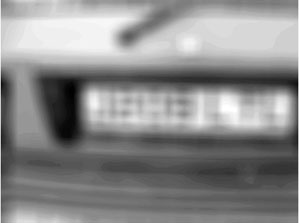
%> input picture homework_4/matlab/part2/blurredplate.jpg, 299 x 223 px
$ octave Test_deblur.m   (GNU Octave 9; MATLAB toolbox functions it lacks are replaced by stand-ins)
%> lines starting %> are read from the running program, lines starting %| are printed output that depends on the picture; in (x1, y1, x2, y2) boxes, pixels count from 0 and x2, y2 are one past the last pixel; in counts of white or black regions, pixels touching at a corner belong together; the program's own positions count from 1
% % % % % % % % % % % % % % % % % % % % % % % % % % % % % % % % % % % % % %
% % % EE556 - MATHMATICS OF DATA  % % % % % % % % % % % % FALL 2017 % % % %
% % % % % % % % % % % % % % % % % % % % % % % % % % % % % % % % % % % % % %
% BLIND DECONVOLUTION BY CONVEX PROGRAMMING % % % % % % % % % % % % % % % %
% % % % % % % % % % % % % % % % % % % % % % % % % % % % % % % % % % % % % %
% PURPOSE: We will solve the following problem formulation with % % % % % %
% Frank-Wolfe's method.
%                   min_x  0.5*norm(A(x) - b)^2
%                   s.t.:  norm_nuc(x) <= kappa,
%
% Laboratory for Information and Inference Systems (LIONS)
% Ecole Polytechnique Federale de Lausanne (EPFL) - SWITZERLAND
% Last modification: November 23, 2017
% % % % % % % % % % % % % % % % % % % % % % % % % % % % % % % % % % % % % %
% % % % % % % % % % % % % % % % % % % % % % % % % % % % % % % % % % % % % %

%% Clear varibles, add dependencies, etc.
clearvars;
addpath('PROPACK');

%% Mappings between n dimensional complex space and 2n dimensional real space
real2comp = @(x) x(1:size(x,1)/2) + 1i*x(size(x,1)/2+1:end);
comp2real = @(x) [real(x); imag(x)];

%% Load Data
x = double(rgb2gray(imread('blurredplate.jpg')));
%> x: size 223x299 double; min 0, max 255, mean 138
x = x(61:188,41:296);
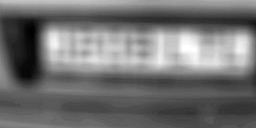
%> x: size 128x256 double; min 0, max 255, mean 114.4
x = x./max(abs(x(:)));
figure(1)
imshow(x)
%x = x/norm(x,'fro');
imsize1 = size(x,1);
%> imsize1 = 128
imsize2 = size(x,2);
%> imsize2 = 256
imsize = imsize1*imsize2;
%> imsize = 32768

%% Reshaping operators matrix to vector and vector to matrix
mat = @(x) reshape(x,imsize1,imsize2);
vec = @(x) x(:);

%% Set the measurement vector b
b = comp2real(vec(fft2(fftshift(x))));

%% Roughly estimate the support the blur kernel
K1 = 17;
K2 = 17;
Indw = zeros(imsize1,imsize2);
Indw(imsize1/2-(K1+1)/2+2:imsize1/2+(K1+1)/2,imsize2/2-(K2+1)/2+2:imsize2/2+(K2+1)/2) = 1;
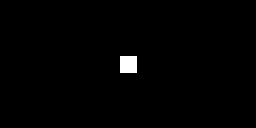
%> Indw: size 128x256 double; values 0 (black) and 1 (white), 0.88% white; 1 white region, box (x1, y1, x2, y2) and area: (120, 56, 137, 73) 289
% above, for simplicity we assume K1 and K2 odd,
% if they are not 1 pixel probably won't cause much trouble
figure(2)
imshow(reshape(ones - Indw,[imsize1, imsize2]))
title('estimated support of blur kernel');
Indw = Indw(:);
kernelsize = nnz(Indw);
%> kernelsize = 289
[Indi,Indv] = find(Indw);
%> Indi = 289 values from 15417 to 17481; Indv = 289 values from 1 to 1

%% Define operators Bop and Cop
Bmat = sparse(Indi, 1:kernelsize, Indv, imsize, kernelsize );
Bop  = @(x) mat(Bmat*x);
BTop = @(x) Bmat'*vec(x);

%% Compute and display wavelet coefficients of the original and blurred image
[~,l] = wavedec2(x,4,'db1');
%> l = [8 16; 8 16; 16 32; 32 64; 64 128; 128 256]
Cop  = @(x) waverec2(x,l,'db1');
CTop = @(x) wavedec2(x,4,'db1')';

%% Define operators
% We provide three operators:
% 1- Aoper(m,n,h) is equal to A*(m*n*h'). In other words, Aoper applies linear operator A
% to the rank 1 matrix (m*n*h'). Implmenting a special instance of A, we gain storage
% and computational efficiencies. Note that in Frank-Wolfe, we need operator A to
% compute the gradient A'*(AX - b). Note that X in general is not rank 1, but we can
% compute AX using Aoper because the updates on X are rank one. Using linearity, we can
% keep track of AX directly. See the function Frank-Wolfe for more details.
% 2- AToper.matvec(y,w) computes (A'*y)*x, without generating A'*y in the ambient
% dimensions. By doing this, we gain storage and computational efficiencies. Note that we
% need A' to compute the gradient A'*(AX-b). Be careful here, that you do not need to form
% the gradient A'*(AX-b), and in fact you should avoid it. We only need to run lmo with
% the gradient. We can use the power method or the Lanczos method (eigs) to compute
% top singular vectors. Both of these methods relies on multiplying A'*(AX-b) by a random
% vector again and again. Hence, we only need an operator that computes (A'*(AX-b))*w for
% a given x. Hence, we actually use AToper.matvec(AX-b,w) to solve lmo.
% 3- Similar to AToper.matvec(y,w), but this time we compute w'*(A'*y), and will be used
% in the lmo.
Aoper = @(m, n, h) comp2real(1/sqrt(imsize)*n*vec(fft2(Cop(m)).*fft2(Bop(h))));
AToper.matvec  = @(y, w) CTop(real(fft2(mat(conj(real2comp(y)).*vec(fft2(Bop(w)))))))/sqrt(size(y,1)/2);
AToper.rmatvec = @(y, w) BTop(real(ifft2(mat(real2comp(y).*vec(ifft2(Cop(w)))))))*(size(y,1)/2)^1.5;

%% Run Frank-Wolfe's method
MaxIters = 200;
kappa = 1000;
%> (the run ends here)
